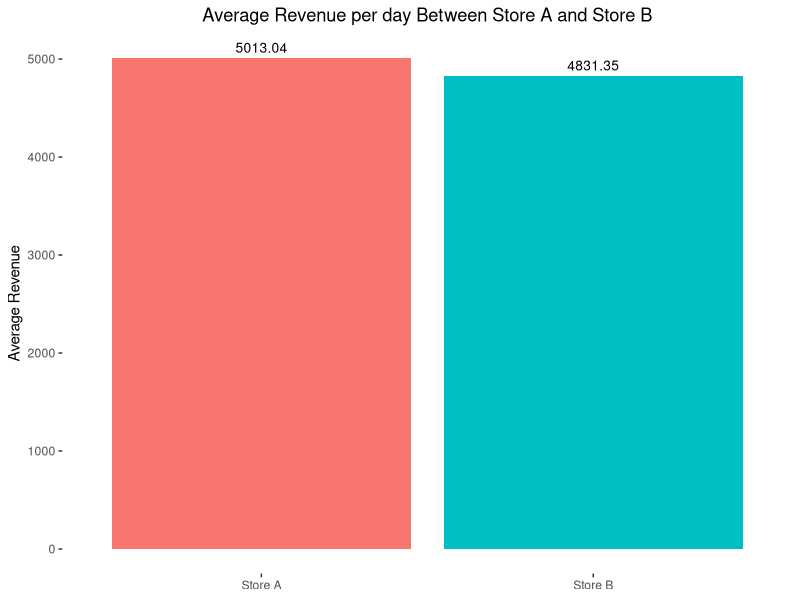

The R script that drew this image:
set.seed(1)

library(ggplot2)


StoreA <- rnorm(365, 5000.21, 332) # Creates 365 samples of occurences, with a mean of 5000.21 and standard deviation of 332
StoreB <- rnorm(365, 4855.12, 332) # Creates 365 samples of occurences, with a mean of 1000.12 and standard deviation of 332

Revenue <- c(StoreA, StoreB) #Combines values into one column. All 365 values of Store A will be combined along with all 365 values of Store B

Store <- rep(c("Store A", "Store B"), each = 365) #Creates of column of Store A and Store B as the two levels. 365 iterations will be created for Store A and then Store \ 

Sales <- data.frame(Store, Revenue) #Creates a dataframe of the Revenue and their corresponding store 

IngsigTTestplot <- ggplot(Sales, aes(Store, Revenue, label = Revenue, fill = Store)) + 
	stat_summary(fun.y = "mean", geom = "bar") + #
	stat_summary(aes(label=round(..y..,2)), 
		fun.y=mean, geom="text", size=3.5, vjust = -0.5) + #Plots the text of the average value for each level
	theme(panel.background=element_blank()) + #Creates a blank background for the plot's panel
	theme(plot.background=element_blank()) + #Creates a blank background for the plot 
	theme(plot.title = element_text(hjust = 0.5))+ #Centers plot title
	theme(legend.position="none") + # Gets rid of the legend
	labs(title = "Average Revenue per day Between Store A and Store B", #Adds a title for the plot
		x = NULL, y = "Average Revenue" #Labels for the x and y axis
		)
   

ggsave("InsigTTestPlot.jpeg", #Pathway to save plot to 
	IngsigTTestplot #Indicates to save the TTestplot 
)

write.csv(Sales, #Indicates to write the Sales dataframe
	"IngsigTTestData.csv" #Indicates the filepath to save the data to
)



